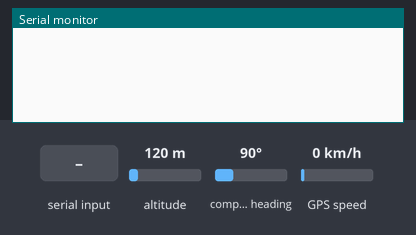
This sketch was run on a simulated Arduino Uno, built with avr-gcc and run on an emulated ATmega328P. Parts: the last lines printed to the serial monitor. Inputs (shaded band) come from the test bench; at power-on: altitude 120 m, compass heading 90°, GPS speed 0 km/h. The GPS gets a fix after 3 s at 37.7749, -122.4194 with 8 satellites.

Above: at 1.2 s.
1.3 s: altitude set to 20 m
At 3.9 s:
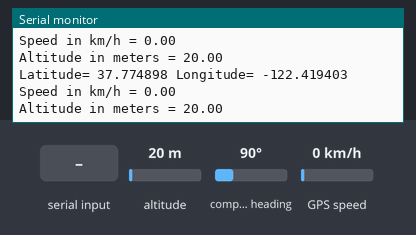
4.5 s: altitude set to 250 m
At 5.8 s:
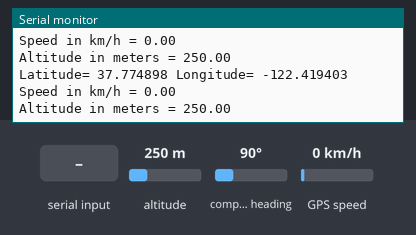
6.0 s: compass heading set to 180°
10.1 s: "1" received over the second serial link
14.2 s: GPS speed set to 30 km/h
At 16.0 s:
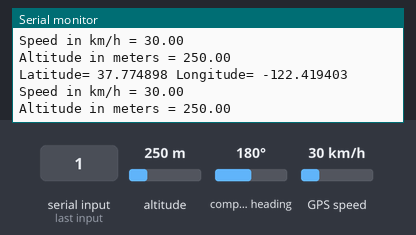

Measured:
- after the input at 1.3 s, the serial monitor: prints a new line after 1.8 s (image 1)
- after the input at 4.5 s, the serial monitor: prints a new line after 0.59 s (image 2)
- after the input at 14.2 s, the serial monitor: prints a new line after 1.0 s (image 3)

The sketch:

tbm_gpsTracker.ino
```cpp
// importing libraries for TinyGPS and SoftwareSerial
#include <TinyGPS++.h>
#include <SoftwareSerial.h>

// define RX & TX pins, and GPS Baud Rate w/ initial set values according to our Arduino
static const int RXPin = 4, TXPin = 3;
//baud rate serial data out of TX
static const uint32_t GPSBaud = 9600;


// defining TinyGPS++ object
TinyGPSPlus gps;

// starting serial connection to the GPS device using pins defined above
SoftwareSerial ss(RXPin, TXPin);

// arduino basic setup function will run code once
void setup() {

  // initialize serial communication w/ GPS module
  Serial.begin(9600);
  ss.begin(GPSBaud);
}

// ardunio basic loop function will run repeatedly
void loop() {

  // this will display information every time a new sentence is correctly encoded
  while (ss.available() > 0) {
    gps.encode(ss.read());

    // retrieval of the longitude and latitude communicated from the GPS module
    if (gps.location.isUpdated()) {

      // getting the latitude values
      Serial.print("Latitude= ");
      Serial.print(gps.location.lat(), 6);

      // getting the longitude values
      Serial.print(" Longitude= ");
      Serial.println(gps.location.lng(), 6);

      // getting the speed in km/h
      Serial.print("Speed in km/h = ");
      Serial.println(gps.speed.kmph());

      // getting the altitude in meters
      Serial.print("Altitude in meters = ");
      Serial.println(gps.altitude.meters());
    }
  }
}
```
